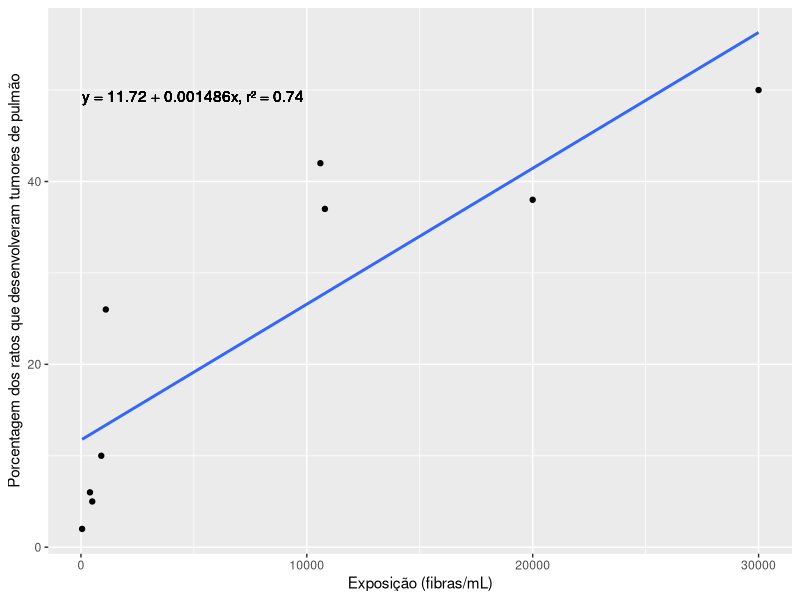

Reproduce this figure in R.
library( ggplot2 )

data <- data.frame(
  x = c( 50, 400, 500, 900, 1100, 10600, 10800, 20000, 30000 ),
  y = c( 2, 6, 5, 10, 26, 42, 37, 38, 50 )
)

modelo <- lm( data$y ~ data$x )
coeficientes <- modelo$coefficients
texto <- sprintf( 'y = %.2f + %.6fx, r² = %.2f', coeficientes[ 1 ], 
                  coeficientes[ 2 ], summary( modelo )$r.squared )

ggplot( data, aes( x, y )) + 
  geom_point() +
  #geom_abline( intercept = 14.52, slope = -1.05 * 10^(-4), color = 'red') +
  geom_smooth( method = 'lm', se = FALSE ) +
  xlab( 'Exposição (fibras/mL)' ) +
  ylab( 'Porcentagem dos ratos que desenvolveram tumores de pulmão' ) +
  geom_text( aes( x = min( data$x ), y = max( data$y ), label = texto)
             , hjust = 0, vjust = 1 )
